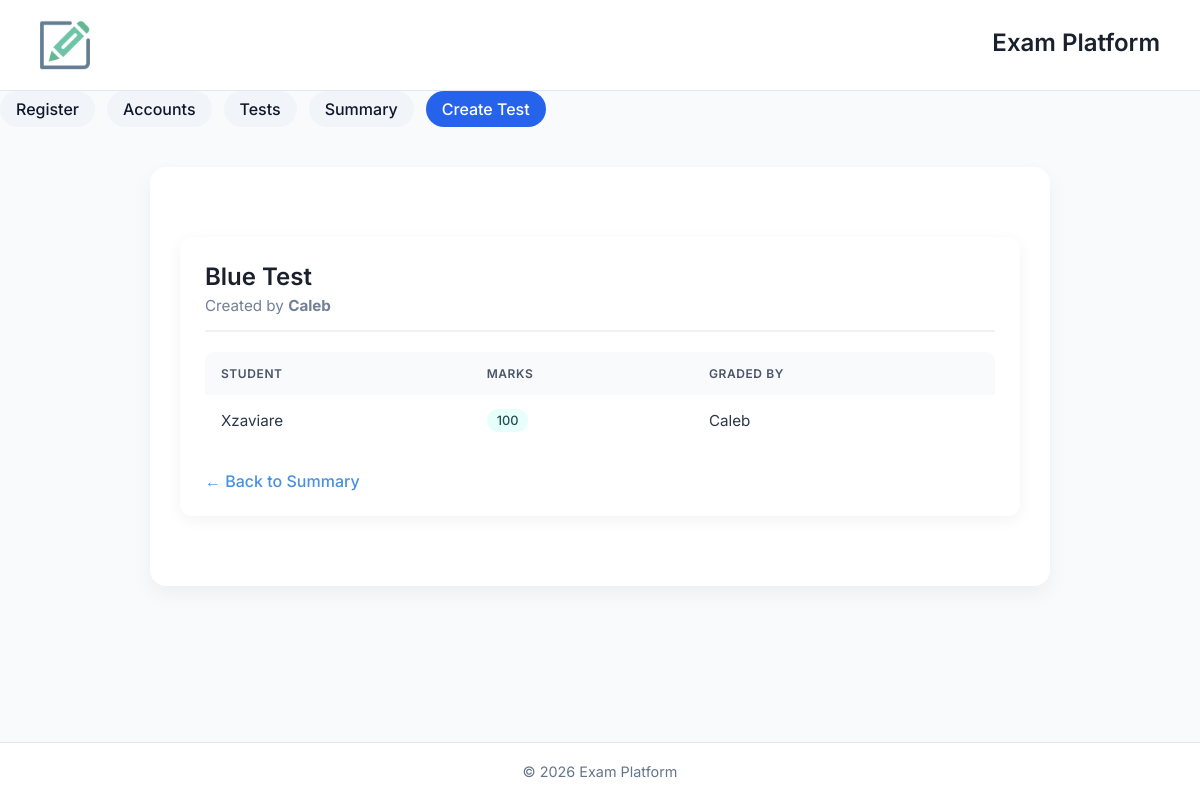
Page /test/1/summary on the committed database.
### app/models/test.py (models this page shows)
class Test(db.Model):
    __tablename__ = "tests"
    id = db.Column(db.Integer, primary_key=True)
    title = db.Column(db.String(255))
    teacher_id = db.Column(db.Integer, db.ForeignKey("users.id"))
    is_timed = db.Column(db.Boolean, default=False)
    duration = db.Column(db.Integer, nullable=True)
    created_at = db.Column(db.DateTime, default=db.func.current_timestamp())
    teacher = db.relationship("User", back_populates="tests_created")
    questions = db.relationship("Question", back_populates="test", lazy=True)
    submissions = db.relationship("Submission", back_populates="test", lazy=True)

### app/models/user.py (models this page shows)
class User(db.Model):
    __tablename__ = "users"
    id = db.Column(db.Integer, primary_key=True)
    name = db.Column(db.String(100))
    email = db.Column(db.String(100))
    role = db.Column(db.Enum("student", "teacher"))
    created_at = db.Column(db.DateTime, default=db.func.current_timestamp())
    submissions = db.relationship("Submission", back_populates="student", foreign_keys="Submission.student_id")
    graded_submissions = db.relationship("Submission", back_populates="grader", foreign_keys="Submission.graded_by")
    tests_created = db.relationship("Test", back_populates="teacher")

### app/models/submission.py (models this page shows)
class Submission(db.Model):
    __tablename__ = "submissions"
    id = db.Column(db.Integer, primary_key=True)
    test_id = db.Column(db.Integer, db.ForeignKey("tests.id"))
    student_id = db.Column(db.Integer, db.ForeignKey("users.id"))
    marks = db.Column(db.Integer)
    graded_by = db.Column(db.Integer, db.ForeignKey("users.id"))
    submitted_at = db.Column(db.DateTime, default=db.func.current_timestamp())
    is_late = db.Column(db.Boolean, default=False)
    test = db.relationship("Test", back_populates="submissions")
    student = db.relationship("User", back_populates="submissions", foreign_keys=[student_id])
    grader = db.relationship("User", back_populates="graded_submissions", foreign_keys=[graded_by])
    answers = db.relationship("Answer", back_populates="submission", lazy=True)

### app/routes/routes.py (the view)
@bp.route("/test/<int:test_id>/summary")
def test_summary(test_id):
    test = Test.query.get_or_404(test_id)
    submissions = Submission.query.filter_by(test_id=test.id).all()
    return render_template("test_summary.html", test=test, submissions=submissions)

### app/templates/test_summary.html (shortened to what this page needs)
{% extends "base.html" %}
{% block content %}
<div class="results-card">
    <div class="header-section">
        <h1>{{ test.title }}</h1>
        <p class="meta-info">Created by <strong>{{ test.teacher.name }}</strong></p>
    </div>
    <table>
        <thead>
            <tr>
                <th>Student</th>
                <th>Marks</th>
                <th>Graded By</th>
            </tr>
        </thead>
        <tbody>
            {% for submission in submissions %}
            <tr>
                <td>{{ submission.student.name }}</td>
                <td>
                    {% if submission.marks %}
                        <span class="status-badge status-graded">{{ submission.marks }}</span>
                    {% else %}
                        <span class="status-badge status-pending">Not graded</span>
                    {% endif %}
                </td>
                <td>
                    {% if submission.graded_by %}
                        {{ submission.grader.name }}
                    {% else %}
                        <span style="color: #a0aec0;">—</span>
                    {% endif %}
                </td>
            </tr>
            {% endfor %}
        </tbody>
    </table>
    <a href="/tests/summary" class="back-btn">← Back to Summary</a>
</div>
{% endblock %}

### app/templates/base.html (style rules this page uses)
* { margin: 0; padding: 0; box-sizing: border-box; font-family: 'Inter', sans-serif; }
body { background: #f8fafc; color: #0f172a; min-height: 100vh; display: flex; flex-direction: column; }
h1 { font-size: 1.5rem; font-weight: 600; }

### app/templates/test_summary.html (style rules this page uses)
.results-card { max-width: 900px; margin: 40px auto; padding: 25px; background: #fff; border-radius: 12px; box-shadow: 0 4px 15px rgba(0,0,0,0.05); font-family: 'Inter', system-ui, -apple-system, sans-serif; }
.header-section { border-bottom: 2px solid #f0f2f5; margin-bottom: 20px; padding-bottom: 15px; }
h1 { color: #1a202c; margin: 0 0 5px 0; font-size: 1.5rem; }
.meta-info { color: #718096; font-size: 0.95rem; }
table { width: 100%; border-collapse: collapse; margin-top: 10px; overflow: hidden; border-radius: 8px; }
th { background-color: #f8fafc; color: #4a5568; font-weight: 600; text-align: left; padding: 14px 16px; text-transform: uppercase; font-size: 0.75rem; letter-spacing: 0.05em; }
td { padding: 14px 16px; border-bottom: 1px solid #edf2f7; color: #2d3748; font-size: 0.95rem; }
tr:last-child td { border-bottom: none; }
.status-badge { display: inline-block; padding: 4px 10px; border-radius: 20px; font-size: 0.8rem; font-weight: 500; }
.status-graded { background: #e6fffa; color: #234e52; }
.back-btn { display: inline-block; margin-top: 25px; text-decoration: none; color: #4a90e2; font-weight: 500; transition: color 0.2s; }

### rows in the picture
Test: title "Blue Test"
User: teacher.name "Caleb"
Submission: student.name "Xzaviare", marks "100", grader.name "Caleb"
